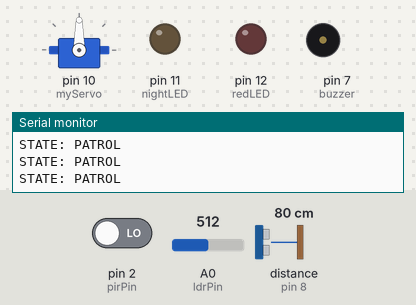
Simulated run of this sketch. Board: Arduino Uno, built with avr-gcc and run on an emulated ATmega328P. Parts: servo, output pins drawn as LEDs (lit = HIGH), buzzer (waves = sounding, pin HIGH), the last lines printed to the serial monitor. Wiring (inferred from the names in the program): ultrasonic range finder: trigger pin 9; echo pin 8. Inputs (shaded band) come from the test bench; at power-on: distance to the obstacle (sensor on pin 8) 80 cm, pin 2 (pirPin) LOW, A0 (ldrPin) = 512. The echo pulse lasts 58.3 µs per cm; pins used as bus, display or sensor lines are not drawn.

Above: at 1.2 s.
1.3 s: distance to the obstacle (sensor on pin 8) set to 23 cm
2.8 s: distance to the obstacle (sensor on pin 8) set to 18 cm
At 3.8 s:
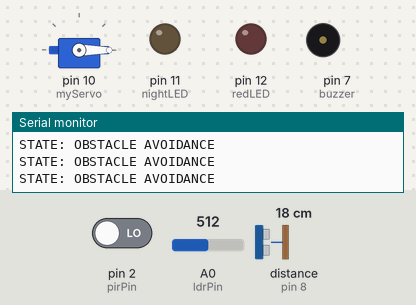
4.3 s: pin 2 (pirPin) driven HIGH
At 5.1 s:
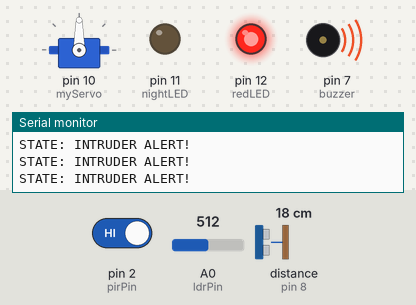
5.8 s: pin 2 (pirPin) driven LOW
At 7.0 s:
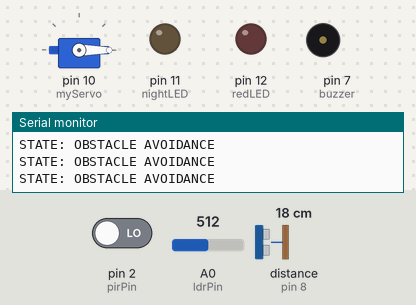
7.3 s: distance to the obstacle (sensor on pin 8) set to 35 cm
At 8.4 s:
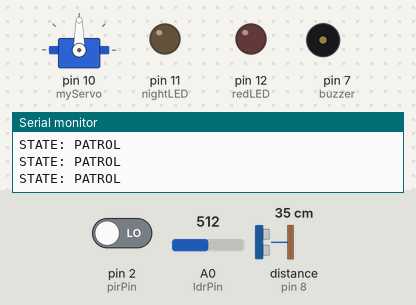
8.8 s: A0 (ldrPin) set to 416
10.3 s: A0 (ldrPin) set to 388
At 11.2 s:
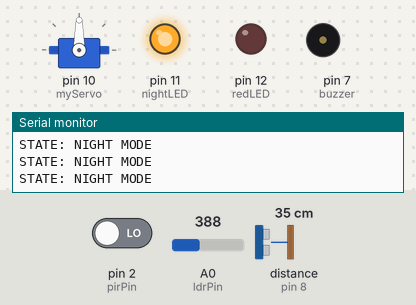
Timing chart, 0 to 12.8 s (numbered marks = the images above; inputs shaded):
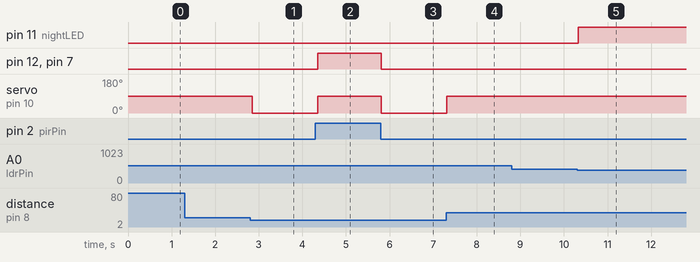

The sketch:

smart_autonomous_patrol_system.ino
```cpp
#include <Servo.h> // Library for controlling the servo motor
// --- PIN DEFINITIONS ---
// Define sensor and actuator pins
const int trigPin = 9;
const int echoPin = 8;
const int pirPin = 2;
const int ldrPin = A0;
const int buzzer = 7; // Buzzer pin (moved to avoid startup noise)
const int redLED = 12; // Alarm indicator LED
const int nightLED = 11; // Night mode indicator LED
Servo myServo; // Servo motor object
// --- FSM STATES ---
// Define system states for the Finite State Machine
const int PATROL_MODE = 0; // Default monitoring mode
const int OBSTACLE_MODE = 1; // Obstacle detected
const int INTRUDER_MODE = 2; // Motion detected (alarm)
const int NIGHT_MODE = 3; // Low light condition
int currentState = PATROL_MODE; // Initial system state
void setup() {
// --- INITIALIZE OUTPUTS SAFELY ---
pinMode(buzzer, OUTPUT);
digitalWrite(buzzer, LOW); // Ensure buzzer is OFF at startup
pinMode(redLED, OUTPUT);
digitalWrite(redLED, LOW); // Turn off alarm LED
pinMode(nightLED, OUTPUT);
digitalWrite(nightLED, LOW); // Turn off night LED
// --- SENSOR PIN SETUP ---
pinMode(trigPin, OUTPUT); // Ultrasonic trigger
pinMode(echoPin, INPUT); // Ultrasonic echo
pinMode(pirPin, INPUT); // PIR motion sensor
// --- SERVO INITIALIZATION ---
myServo.attach(10);
myServo.write(90); // Set servo to neutral (center) position
Serial.begin(9600); // Start serial communication for debugging
}
void loop() {
// --- SENSE: Read data from sensors ---
long distance = readDistance(); // Measure distance using ultrasonic sensor
int motion = digitalRead(pirPin); // Detect motion (PIR sensor)
int lightValue = analogRead(ldrPin); // Read ambient light level
// --- DECIDE: Priority-based decision making ---
// Priority: Intruder > Obstacle > Night > Patrol
if (motion == HIGH) {
currentState = INTRUDER_MODE; // Highest priority: motion detected
}
else if (distance > 0 && distance < 20) {
currentState = OBSTACLE_MODE; // Obstacle detected within 20 cm
}
else if (lightValue < 400) {
currentState = NIGHT_MODE; // Low light condition
}
else {
currentState = PATROL_MODE; // Default behavior
}
// --- ACT: Execute behavior based on state ---
applyBehavior(currentState);
delay(50); // Small delay for stability and responsiveness
}
// --- ULTRASONIC DISTANCE MEASUREMENT FUNCTION ---
long readDistance() {
digitalWrite(trigPin, LOW);
delayMicroseconds(2);
digitalWrite(trigPin, HIGH); // Send ultrasonic pulse
delayMicroseconds(10);
digitalWrite(trigPin, LOW);
long duration = pulseIn(echoPin, HIGH, 30000); // Timeout after 30 ms
if (duration == 0) return 100; // If no response, assume no obstacle nearby
return duration * 0.034 / 2; // Convert time to distance (cm)
}
// --- FSM BEHAVIOR FUNCTION ---
void applyBehavior(int state) {
switch(state) {
case INTRUDER_MODE:
Serial.println("STATE: INTRUDER ALERT!");
digitalWrite(buzzer, HIGH); // Activate buzzer
digitalWrite(redLED, HIGH); // Turn on alarm LED
digitalWrite(nightLED, LOW);
myServo.write(90); // Stop movement (alert state)
break;
case OBSTACLE_MODE:
Serial.println("STATE: OBSTACLE AVOIDANCE");
digitalWrite(buzzer, LOW);
digitalWrite(redLED, LOW);
myServo.write(0); // Change direction to avoid obstacle
break;
case NIGHT_MODE:
Serial.println("STATE: NIGHT MODE");
digitalWrite(nightLED, HIGH); // Turn on night LED
digitalWrite(redLED, LOW);
digitalWrite(buzzer, LOW);
myServo.write(90);
break;
case PATROL_MODE:
Serial.println("STATE: PATROL");
digitalWrite(redLED, LOW);
digitalWrite(nightLED, LOW);
digitalWrite(buzzer, LOW);
myServo.write(90); // Neutral position (idle monitoring)
break;
}
}
```

Measured:
- the behaviour switches between 21 and 20 cm on distance to the obstacle (sensor on pin 8) (found by bisection; images 0 and 1)
- the behaviour switches between 400 and 399 on A0 (ldrPin) (found by bisection; images 4 and 5)
- after the input at 2.8 s, servo on pin 10 (myServo): 90° → 0° after 0.05 s
- after the input at 4.3 s, pin 12 (redLED), pin 7 (buzzer): LOW → HIGH after 0.05 s; servo on pin 10 (myServo): 0° → 90° after 0.05 s
- after the input at 5.8 s, pin 12 (redLED), pin 7 (buzzer): HIGH → LOW at once; servo on pin 10 (myServo): 90° → 0° at once
- after the input at 7.3 s, servo on pin 10 (myServo): 0° → 90° at once
- after the input at 10.3 s, pin 11 (nightLED): LOW → HIGH at once
